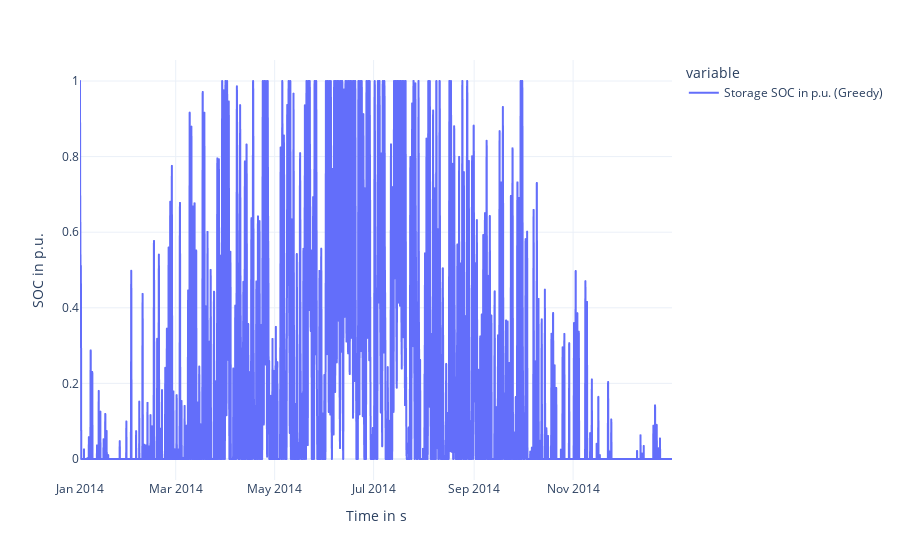

Notebook code cell kept with this figure:
### Markdown cell above
### State of Charge (SOC)

### Code cell
df[["Storage SOC in p.u. (Greedy)"]].plot(template=template, labels={"value": "SOC in p.u."})

### Figure 1 — Plotly figure (JSON) as saved in the notebook; plotly's stock layout.template omitted (floating-point values rounded to 4 significant figures; data arrays with more than 128 entries replaced by an {"elided": "..."} marker saying what was removed)
{"data": [{"hovertemplate": "variable=Storage SOC in p.u. (Greedy)<br>Time in s=%{x}<br>SOC in p.u.=%{y}<extra></extra>", "legendgroup": "Storage SOC in p.u. (Greedy)", "line": {"color": "#636efa", "dash": "solid"}, "marker": {"symbol": "circle"}, "mode": "lines", "name": "Storage SOC in p.u. (Greedy)", "showlegend": true, "type": "scattergl", "x": {"elided": "8760 str values"}, "xaxis": "x", "y": {"elided": "8760 float values"}, "yaxis": "y"}], "layout": {"legend": {"title": {"text": "variable"}, "tracegroupgap": 0}, "margin": {"t": 60}, "xaxis": {"anchor": "y", "domain": [0, 1], "title": {"text": "Time in s"}}, "yaxis": {"anchor": "x", "domain": [0, 1], "title": {"text": "SOC in p.u."}}}}
